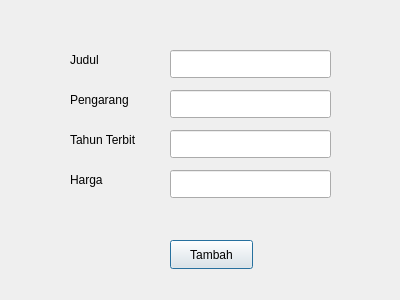
<?xml version="1.0" encoding="UTF-8"?>
<ui version="4.0">
 <class>tambahbuku</class>
 <widget class="QDialog" name="tambahbuku">
  <property name="geometry">
   <rect>
    <x>0</x>
    <y>0</y>
    <width>400</width>
    <height>300</height>
   </rect>
  </property>
  <property name="windowTitle">
   <string>Dialog</string>
  </property>
  <widget class="QPushButton" name="btn_tambahbuku">
   <property name="geometry">
    <rect>
     <x>170</x>
     <y>240</y>
     <width>83</width>
     <height>29</height>
    </rect>
   </property>
   <property name="text">
    <string>Tambah</string>
   </property>
  </widget>
  <widget class="QLineEdit" name="tf_tahun">
   <property name="geometry">
    <rect>
     <x>170</x>
     <y>130</y>
     <width>161</width>
     <height>28</height>
    </rect>
   </property>
  </widget>
  <widget class="QLabel" name="label">
   <property name="geometry">
    <rect>
     <x>70</x>
     <y>50</y>
     <width>63</width>
     <height>20</height>
    </rect>
   </property>
   <property name="text">
    <string>Judul</string>
   </property>
  </widget>
  <widget class="QLineEdit" name="tf_harga">
   <property name="geometry">
    <rect>
     <x>170</x>
     <y>170</y>
     <width>161</width>
     <height>28</height>
    </rect>
   </property>
  </widget>
  <widget class="QLineEdit" name="tf_judul">
   <property name="geometry">
    <rect>
     <x>170</x>
     <y>50</y>
     <width>161</width>
     <height>28</height>
    </rect>
   </property>
  </widget>
  <widget class="QLabel" name="label_3">
   <property name="geometry">
    <rect>
     <x>70</x>
     <y>130</y>
     <width>101</width>
     <height>20</height>
    </rect>
   </property>
   <property name="text">
    <string>Tahun Terbit</string>
   </property>
  </widget>
  <widget class="QLabel" name="label_4">
   <property name="geometry">
    <rect>
     <x>70</x>
     <y>170</y>
     <width>101</width>
     <height>20</height>
    </rect>
   </property>
   <property name="text">
    <string>Harga</string>
   </property>
  </widget>
  <widget class="QLabel" name="label_2">
   <property name="geometry">
    <rect>
     <x>70</x>
     <y>90</y>
     <width>101</width>
     <height>20</height>
    </rect>
   </property>
   <property name="text">
    <string>Pengarang</string>
   </property>
  </widget>
  <widget class="QLineEdit" name="tf_pengarang">
   <property name="geometry">
    <rect>
     <x>170</x>
     <y>90</y>
     <width>161</width>
     <height>28</height>
    </rect>
   </property>
  </widget>
 </widget>
 <resources/>
 <connections>
  <connection>
   <sender>btn_tambahbuku</sender>
   <signal>clicked()</signal>
   <receiver>tambahbuku</receiver>
   <slot>tambahBuku()</slot>
   <hints>
    <hint type="sourcelabel">
     <x>217</x>
     <y>255</y>
    </hint>
    <hint type="destinationlabel">
     <x>309</x>
     <y>247</y>
    </hint>
   </hints>
  </connection>
 </connections>
 <slots>
  <slot>tambahBuku()</slot>
 </slots>
</ui>
